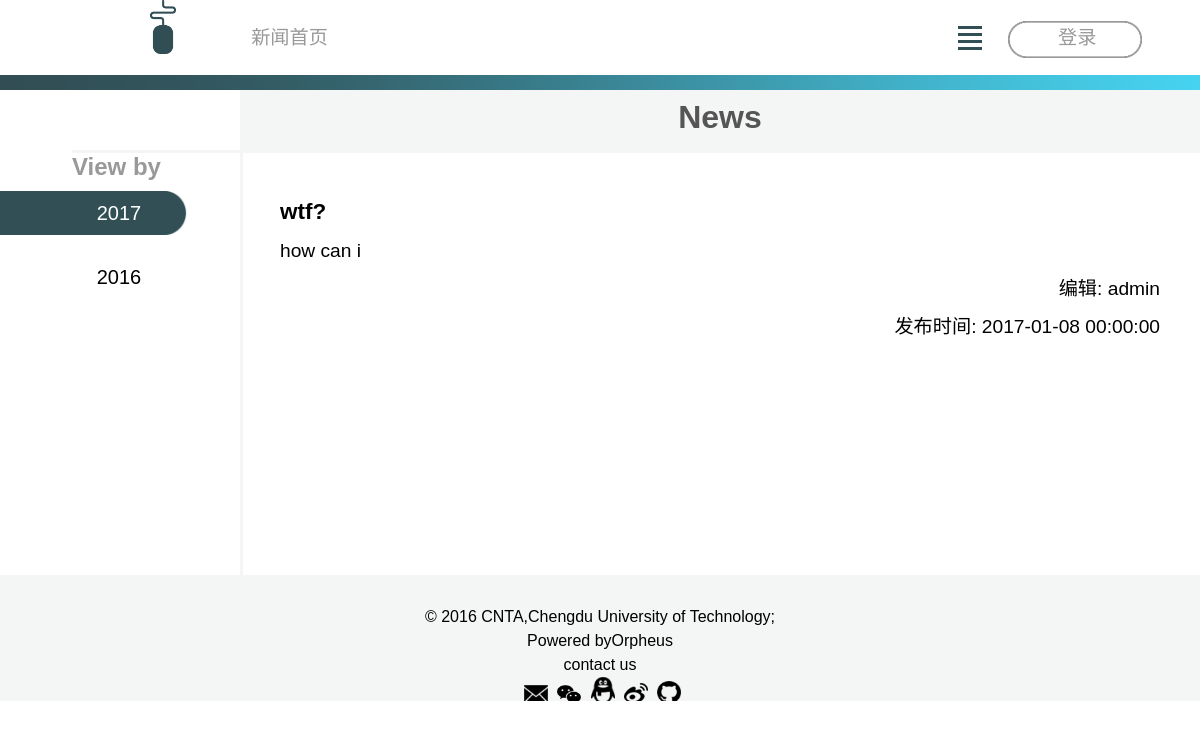
The page / on the database its author committed.
### tables this page shows
CREATE TABLE IF NOT EXISTS `cnta_news` (
  `ID` int(20) unsigned NOT NULL AUTO_INCREMENT,
  `title` varchar(100) NOT NULL,
  `author` varchar(50) NOT NULL,
  `releaseTime` datetime NOT NULL,
  `content` text NOT NULL,
  PRIMARY KEY (`ID`)
);

### index.php (the view, shortened to what this page needs)
<!DOCTYPE html>
<html>
<head>
    <link rel="stylesheet" type="text/css" href="static/css/news.css">
    <link rel="stylesheet" type="text/css" href="static/css/animate.min.css">
</head>
<body class="list_body">
    <div class="header">
        <div class="nav list_nav">
            <div class="nav_wrap">
                <div class="nav_logo">
                    <img src="static/img/nav_logo.png" />
                </div>
                <div class="nav_content list_nav_content">
                    <ul>
                        <li><a href="index.php">新闻首页</a></li>
                    </ul>
                </div>
                <div id="waitToRefresh">
                    <div class="nav_login list_nav_login">
                        <a href="login.html" id="nav_login_a">登录</a>
                    </div>
                </div>
                <div class="nav_move">
                    <div></div>
                    <div></div>
                    <div></div>
                    <div></div>
                </div>
            </div>
            <div class="list_nav_bottom">
                <img src="static/img/nav_bottom.png" />
            </div>
        </div>
    </div>
    <div class="list_main">
        <div class="list_main_left">
            <div class="list_main_left_placeH"></div>
            <div class="list_main_left_list acT_main_left_list">
                <h2>View by</h2>
                <ul>
                    <li>
                        <p class="active" style="background-position:0px 50%;" data-znum="2">2017</p>
                            <?php
	                            $link = mysqli_connect(DB_HOST, DB_USER, DB_PASS, DB_NAME);
                            ?>
                    </li>
                    <li>
                        <p style="background-position:-188px 50%;" data-znum="0">2016</p>
                    </li>
                </ul>
            </div>
        </div>
        <div class="list_main_right">
            <div class="list_main_right_title">
                <h1>News</h1></div>
            <div class="list_main_right_border"></div>
            <div class="list_main_right_content">
                         <?php
								$query = "SELECT title,author,releaseTime,content FROM cnta_news WHERE releaseTime >'2017-01-01 00:00:00'";
								$res = mysqli_query($link,$query);
								$num = mysqli_num_rows($res);
								while($num)
								{
									$currentRow = mysqli_fetch_array($res);
									echo <<<BLOCK
									<blockquote style="display:none">
					                    <div class="title">
					                        <h3>{$currentRow['title']}</h3></div>
					                    <div class="content">
					                        {$currentRow['content']}
					                    </div>
					                    <div class="author">编辑:<span> {$currentRow['author']}</span></div>
					                    <div class="releaseTime">发布时间:<span> {$currentRow['releaseTime']}</span></div>
					                </blockquote>
BLOCK;
									$num--;
								}
                            ?>
            </div>
            <div class="list_main_right_content">
            </div>
        </div>
    </div>
    <div class="copyright list_copyright">
        <p> © 2016 CNTA,Chengdu University of Technology;</p>
        <p>Powered by<a href="index.php">Orpheus</a></p>
        <p>contact us</p>
        <div class="copyright_wrap">
            <a href="javascript:"><img src="static/img/copyright_1.png" /></a>
            <a href="javascript:"><img src="static/img/copyright_2.png" /></a>
            <a href="javascript:"><img src="static/img/copyright_3.png" /></a>
            <a href="javascript:"><img src="static/img/copyright_4.png" /></a>
            <a href="javascript:"><img src="static/img/copyright_5.png" /></a>
        </div>
    </div>
</body>
</html>

### static/css/news.css (style rules this page uses)
* { margin: 0; padding: 0; }
body { font-family: 'Century Gothic','Lucida Grande','Microsoft YaHei','Trebuchet MS',Helvetica,Georgia,sans-serif; width: 100%; min-height: 100%; }
.header { display: block; overflow: hidden; width: 100%; height: 4.7rem; }
.nav { position: absolute; top: 0; left: 0; width: 100%; height: 4.7rem; margin: 0 auto; }
.nav_wrap { z-index: 2; max-width: 1360px; height: inherit; margin-left: 10%; }
.nav_logo img { width: 1.6rem; margin-left: 30px; }
.nav_content li { font-size: 20px; line-height: 4.7rem; min-width: 7%; padding-left: 7%; list-style-type: none; text-align: center; color: #fff; }
.nav_content li a, .nav_login a { font-size: 1.2rem; z-index: 5; cursor: pointer; text-decoration: none; }
.nav_move { margin-top: 1.4rem; margin-right: 1.8vw; }
.nav_move div { width: 1.5rem; height: 3px; margin: 4px; background-color: #314F55; }
.nav_login { width: 12rem; height: 3rem; margin-top: 1.3rem; background: url(../img/login.png) no-repeat; background-size: 70%; }
.nav_login a { line-height: 2.1rem; margin: 10px 50px; }
.nav_bg, .nav_logo img, .nav_content li { float: left; }
.nav_move, .nav_login { float: right; }
.list_body { overflow-y: auto; }
.list_nav { position: absolute; }
.list_nav_content li { font-size: 1.2rem; line-height: 4.7rem; list-style-type: none; text-align: center; color: #999; }
.list_nav_content li a, .list_nav_login a { font-size: 1.2rem; z-index: 5; cursor: pointer; text-decoration: none; color: #999; }
.list_nav_login { width: 12rem; height: 3rem; margin-top: 1.3rem; background: url(../img/loginhover.png) no-repeat; background-size: 70%; }
.list_nav_bottom img { position: absolute; top: 100%; left: 0; width: 100%; }
.list_main { min-height: 500px; }
.list_main_left { float: left; width: 20%; height: inherit; min-height: 500px; }
.list_main_left_placeH { height: 75px; }
.list_main_left_list h2 { float: right; width: 70%; color: #999; border-top: 3px solid #f4f5f5; }
.list_main_left_list ul { clear: both; }
.list_main_left_list > ul > li { font-size: 20px; line-height: 4rem; overflow: hidden; width: 190px; min-height: 4rem; list-style: none; text-align: right; }
.list_main_left_list ul li p { display: block; width: 100%; cursor: pointer; text-align: center; text-indent: 3rem; color: #000; background: url(../img/list_main_left_bg.png) no-repeat; background-size: 188px 44px; }
.active { color: #fff!important; }
.list_main_right { float: right; width: 80%; height: 100%; height: inherit; min-height: 500px; }
.list_main_right_title { line-height: 84px; height: 78px; text-align: center; color: #555; background: #f4f5f5; }
.list_main_right_border { display: block; float: left; width: 3px; height: inherit; min-height: 422px; background: #f4f5f5; }
.list_main_right_content { font-size: 1.2rem; line-height: 2.4rem; display: block; padding: 40px; }
.list_main_right_content .author, .list_main_right_content .releaseTime { text-align: right; }
.list_copyright { position: relative; display: block; overflow: hidden; height: 6rem; transform: translateY(0); }
.acT_main_left_list ul li p { min-width: 60%; }
.acT_main_left_list ul li { display: block; }
.copyright { position: absolute; top: 500%; display: block; clear: both; width: 100%; margin: 0 auto; padding-top: 30px; transform: translateY(-100%); background-color: #f4f5f5; }
.copyright p, .copyright_wrap { width: 100% margin: 0 auto; text-align: center; }
.copyright p { line-height: 1.5rem; text-align: center; }
.copyright p a { font-weight: 500; text-decoration: none; color: #000; }
.copyright_wrap img { width: 1.5rem; padding-left: 5px; }

### rows shown on the page
cnta_news: title "wtf?", content "how can i", author "admin", releaseTime "2017-01-08 00:00:00"
